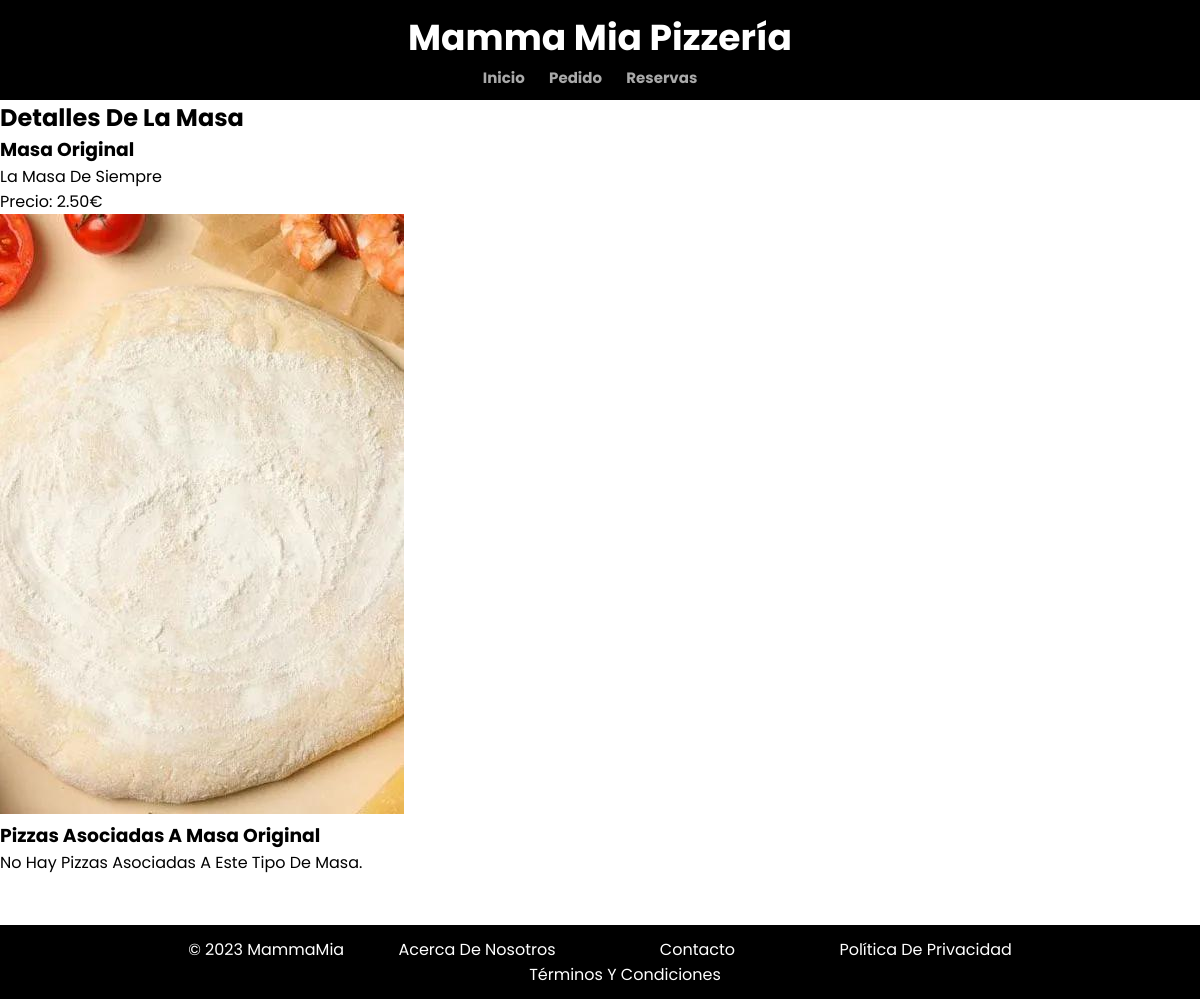
/appMammaMia/masas/2/, run on the app's committed database.
### appMammaMia/models.py (models this page shows, shortened)
class Masas(models.Model):
    nombre = models.CharField(max_length=50)
    descripcion = models.TextField()
    precio = models.DecimalField(max_digits=5, decimal_places=2)
    imagen = models.ImageField()

### appMammaMia/views.py (the view)
# urls.py: path('masas/<int:nombre>/', views.detalles_masa, name='detalles_masa'),
def detalles_masa(request, nombre):
    masa = get_object_or_404(Masas, id=nombre)
    pizzas_asociadas = Pizza.objects.filter(masa=masa)
    return render(request, 'detalles_masa.html', {'masa': masa, 'pizzas_asociadas': pizzas_asociadas})

### appMammaMia/templates/detalles_masa.html (shortened to what this page needs)
{% extends "base.html" %}
{% block contenido %}
    <div class="detalles_masa">
        <h2>Detalles de la masa</h2>
        <div class="masa-info">
            <h3>{{ masa.nombre }}</h3>
            <p class="descripcion-masa">{{ masa.descripcion }}</p>
            <p>Precio: {{ masa.precio }}€</p>
            <img src="{{ masa.imagen.url }}" alt="{{ masa.nombre }} - Imagen">
        </div>
        <div class="pizzas-asociadas">
            <h3>Pizzas asociadas a {{ masa.nombre }}</h3>
            {% if pizzas %}
                <ul class="lista-pizzas">
                    {% for pizza in pizzas %}
                        <li>
                            <h4>{{ pizza.nombre }}</h4>
                            <img src="{{ pizza.imagen.url }}" alt="{{ pizza.nombre }} - Imagen">
                        </li>
                    {% empty %}
                        <li>No hay pizzas asociadas a este tipo de masa.</li>
                    {% endfor %}
                </ul>
            {% else %}
                <p>No hay pizzas asociadas a este tipo de masa.</p>
            {% endif %}
        </div>
    </div>
{% endblock %}

### appMammaMia/static/style.css (style rules this page uses)
* { margin: 0; padding: 0; font-family: 'Poppins', sans-serif; box-sizing: border-box; text-transform: capitalize; outline: none; border:none; text-decoration: none; }

### data on the page
Masas: nombre "Masa Original", descripcion "La Masa De Siempre", precio "2.50", imagen (picture)
